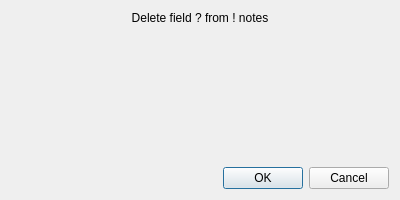
<?xml version="1.0" encoding="UTF-8"?>
<ui version="4.0">
 <class>Dialog</class>
 <widget class="QDialog" name="Dialog">
  <property name="geometry">
   <rect>
    <x>0</x>
    <y>0</y>
    <width>400</width>
    <height>200</height>
   </rect>
  </property>
  <property name="windowTitle">
   <string>Dialog</string>
  </property>
  <layout class="QVBoxLayout" name="verticalLayout">
   <item>
    <widget class="QLabel" name="totalnoteslabel">
     <property name="text">
      <string>Delete field ? from ! notes</string>
     </property>
     <property name="alignment">
      <set>Qt::AlignCenter</set>
     </property>
    </widget>
   </item>
   <item>
    <widget class="QLabel" name="noteswithdatalabel">
     <property name="text">
      <string/>
     </property>
     <property name="alignment">
      <set>Qt::AlignCenter</set>
     </property>
    </widget>
   </item>
   <item>
    <spacer name="verticalSpacer">
     <property name="orientation">
      <enum>Qt::Vertical</enum>
     </property>
     <property name="sizeHint" stdset="0">
      <size>
       <width>20</width>
       <height>40</height>
      </size>
     </property>
    </spacer>
   </item>
   <item>
    <widget class="QLabel" name="warninglabel">
     <property name="styleSheet">
      <string notr="true">color:rgb(255, 0, 0)</string>
     </property>
     <property name="text">
      <string/>
     </property>
     <property name="alignment">
      <set>Qt::AlignRight|Qt::AlignTrailing|Qt::AlignVCenter</set>
     </property>
    </widget>
   </item>
   <item>
    <widget class="QDialogButtonBox" name="buttonBox">
     <property name="orientation">
      <enum>Qt::Horizontal</enum>
     </property>
     <property name="standardButtons">
      <set>QDialogButtonBox::Cancel|QDialogButtonBox::Ok</set>
     </property>
    </widget>
   </item>
  </layout>
 </widget>
 <resources/>
 <connections>
  <connection>
   <sender>buttonBox</sender>
   <signal>accepted()</signal>
   <receiver>Dialog</receiver>
   <slot>accept()</slot>
   <hints>
    <hint type="sourcelabel">
     <x>248</x>
     <y>254</y>
    </hint>
    <hint type="destinationlabel">
     <x>157</x>
     <y>274</y>
    </hint>
   </hints>
  </connection>
  <connection>
   <sender>buttonBox</sender>
   <signal>rejected()</signal>
   <receiver>Dialog</receiver>
   <slot>reject()</slot>
   <hints>
    <hint type="sourcelabel">
     <x>316</x>
     <y>260</y>
    </hint>
    <hint type="destinationlabel">
     <x>286</x>
     <y>274</y>
    </hint>
   </hints>
  </connection>
 </connections>
</ui>
